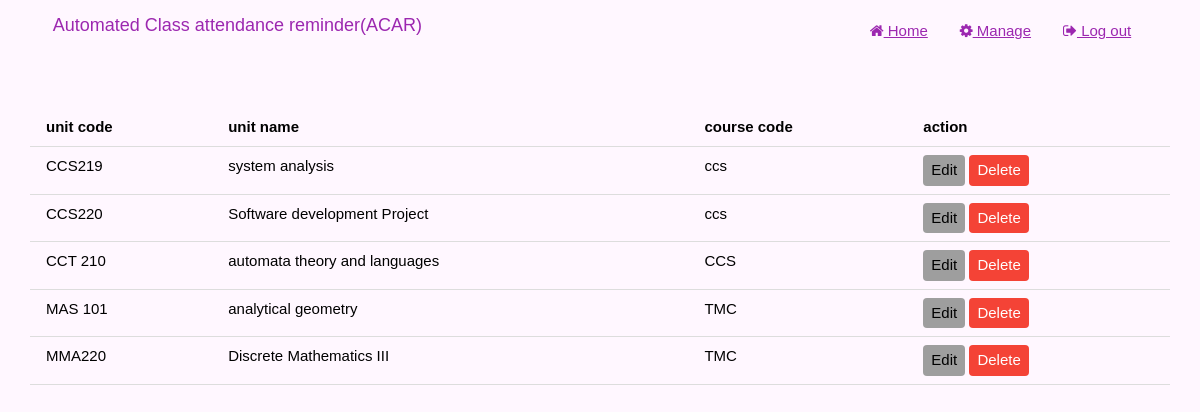
Screenshot of /manage_unit.php (signed in) with the database file from the repository.
### tables this page shows
CREATE TABLE `unitregistration` (
  `unitName` varchar(50) NOT NULL,
  `unitCode` varchar(20) NOT NULL,
  `course` varchar(30) NOT NULL
);

### backend/crud.php (called while the page is built, shortened)
<?php
class Crud
{
    public $conn;
    public function __construct(string $server, string $user, string $password, string $database)
    {
        $this->conn = new mysqli($server, $user, $password, $database);
    }
    public function fetch_data($sql)
    {
        $result = $this->conn->query($sql);
        $array = array();
        while ($row = $result->fetch_assoc()) {
            $array[] = $row;
        }
        return $array;
    }
}
?>

### manage_unit.php (the view, shortened to what this page needs)
<?php
include ("./backend/crud.php");
$crud = new Crud("127.0.0.1", "root", "", "acar");
$fetch = $crud->fetch_data("SELECT * FROM unitregistration");
?>
<!DOCTYPE html>
<html lang="en">
<head>
    <link rel="stylesheet" type="text/css" href="./css/w3.css">
    <link rel="stylesheet" type="text/css" href="./css/font-awesome/css/font-awesome.min.css">
    <link rel="stylesheet" type="text/css" href="./index.css">
</head>
<body>
    <?php require ("./navigation.php"); ?>
    <div class="w3-auto">
        <br>
        <br>
        <table class="w3-table w3-bordered">
            <tr>
                <th>unit code</th>
                <th>unit name</th>
                <th>course code</th>
                <th>action</th>
            </tr>
            <?php
            foreach ($fetch as $row) {
                ?>
                <tr>
                    <td>
                        <?php echo $row["unitCode"]; ?>
                    </td>
                    <td>
                        <?php echo $row["unitName"]; ?>
                    </td>
                    <td>
                        <?php echo $row["course"]; ?>
                    </td>
                    <td><a href="./manage_unit.php?unit_code=<?php echo $row['unitCode'] ?>"
                            class="w3-button w3-padding-small w3-grey w3-round">Edit</a>&nbsp;<a
                            href="./backend/connection.php?deleteUnit=<?php echo $row["unitCode"]; ?>"
                            class="w3-button w3-padding-small w3-red w3-round">Delete</a></td>
                </tr>
                <?php
            }
            ?>
        </table>
    </div>
</body>
</html>

### css/w3.css (style rules this page uses)
html { box-sizing: border-box; }
*, *:before, *:after { box-sizing: inherit; }
html { -ms-text-size-adjust: 100%; -webkit-text-size-adjust: 100%; }
body { margin: 0; }
a { background-color: transparent; }
html, body { font-family: Verdana, sans-serif; font-size: 15px; line-height: 1.5; }
html { overflow-x: hidden; }
a { color: inherit; }
.w3-table, .w3-table-all { border-collapse: collapse; border-spacing: 0; width: 100%; display: table; }
.w3-bordered tr, .w3-table-all tr { border-bottom: 1px solid #ddd; }
.w3-table td, .w3-table th, .w3-table-all td, .w3-table-all th { padding: 8px 8px; display: table-cell; text-align: left; vertical-align: top; }
.w3-table th:first-child, .w3-table td:first-child, .w3-table-all th:first-child, .w3-table-all td:first-child { padding-left: 16px; }
.w3-btn, .w3-button { border: none; display: inline-block; padding: 8px 16px; vertical-align: middle; overflow: hidden; text-decoration: none; color: inherit; background-color: inherit; text-align: center; cursor: pointer; white-space: nowrap; }
.w3-btn, .w3-button { -webkit-touch-callout: none; -webkit-user-select: none; -khtml-user-select: none; -moz-user-select: none; -ms-user-select: none; user-select: none; }
.w3-content, .w3-auto { margin-left: auto; margin-right: auto; }
.w3-auto { max-width: 1140px; }
@media (max-width: 1205px) { .w3-auto { max-width: 95%; } }
.w3-round, .w3-round-medium { border-radius: 4px; }
.w3-padding-small { padding: 4px 8px !important; }
.w3-red, .w3-hover-red:hover { color: #fff !important; background-color: #f44336 !important; }
.w3-grey, .w3-hover-grey:hover, .w3-gray, .w3-hover-gray:hover { color: #000 !important; background-color: #9e9e9e !important; }

### index.css (style rules this page uses)
body { background-color: #ffeeff77; }
th, td { text-align: center; padding: 12px; }

### rows the page displays
unitregistration: unitCode "CCS219", unitName "system analysis", course "ccs"
unitregistration: unitCode "CCS220", unitName "Software development Project", course "ccs"
unitregistration: unitCode "CCT 210", unitName "automata theory and languages", course "CCS"
unitregistration: unitCode "MAS 101", unitName "analytical geometry", course "TMC"
unitregistration: unitCode "MMA220", unitName "Discrete Mathematics III", course "TMC"
